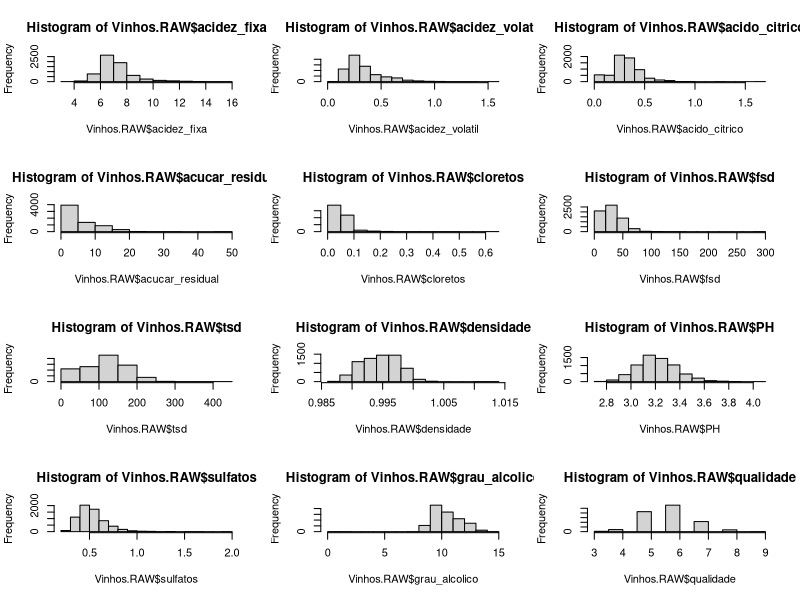
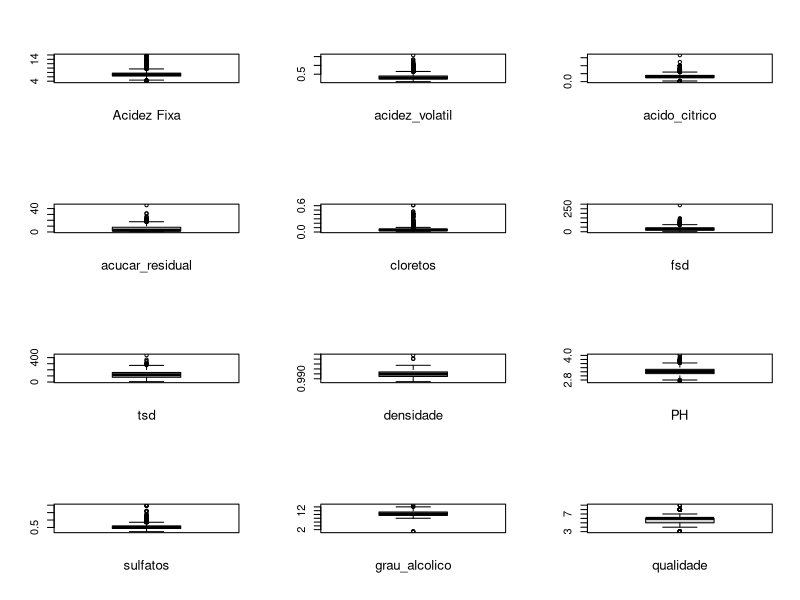

Recreate these plots in R, in order.



Pacotes_Necessarios <- c("ggplot2","readr","dplyr", "corrgram","corrplot", "plotly","skimr","gridExtra","GGally")
lapply(Pacotes_Necessarios, require, character.only = TRUE)

nome_colunas <- c("id",
                  "acidez_fixa",
                  "acidez_volatil",
                  "acido_citrico",
                  "acucar_residual",
                  "cloretos", 
                  "fsd", 
                  "tsd",
                  "densidade",
                  "PH", 
                  "sulfatos",
                  "grau_alcolico",
                  "qualidade",
                  "tipo")

Vinhos.RAW <- read_csv2("./DataSets/BaseWine_Red_e_White.csv" ,col_names = nome_colunas, skip = 1)



par (mfrow=c(4,3))

hist(Vinhos.RAW$acidez_fixa)
hist(Vinhos.RAW$acidez_volatil)
hist(Vinhos.RAW$acido_citrico)
hist(Vinhos.RAW$acucar_residual)
hist(Vinhos.RAW$cloretos)
hist(Vinhos.RAW$fsd)
hist(Vinhos.RAW$tsd)
hist(Vinhos.RAW$densidade)
hist(Vinhos.RAW$PH)
hist(Vinhos.RAW$sulfatos)
hist(Vinhos.RAW$grau_alcolico)
hist(Vinhos.RAW$qualidade)


par (mfrow=c(4,3))

boxplot(Vinhos.RAW$acidez_fixa)       ; mtext("Acidez Fixa" , cex=0.8, side=1, line=2)
boxplot(Vinhos.RAW$acidez_volatil)    ; mtext("acidez_volatil" , cex=0.8, side=1, line=2)
boxplot(Vinhos.RAW$acido_citrico)     ; mtext("acido_citrico" , cex=0.8, side=1, line=2)
boxplot(Vinhos.RAW$acucar_residual)   ; mtext("acucar_residual" , cex=0.8, side=1, line=2)
boxplot(Vinhos.RAW$cloretos)          ; mtext("cloretos" , cex=0.8, side=1, line=2)
boxplot(Vinhos.RAW$fsd)               ; mtext("fsd" , cex=0.8, side=1, line=2)
boxplot(Vinhos.RAW$tsd)               ; mtext("tsd" , cex=0.8, side=1, line=2)
boxplot(Vinhos.RAW$densidade)         ; mtext("densidade" , cex=0.8, side=1, line=2)
boxplot(Vinhos.RAW$PH)                ; mtext("PH" , cex=0.8, side=1, line=2)
boxplot(Vinhos.RAW$sulfatos)          ; mtext("sulfatos" , cex=0.8, side=1, line=2)
boxplot(Vinhos.RAW$grau_alcolico)     ; mtext("grau_alcolico" , cex=0.8, side=1, line=2)
boxplot(Vinhos.RAW$qualidade)         ; mtext("qualidade" , cex=0.8, side=1, line=2)


#claramente é engano nao existe teor alcolico menor que 11 para vinhos 
boxplot.stats(Vinhos.RAW$grau_alcolico)$out  
vinhos_clean <-subset(Vinhos.RAW,grau_alcolico >2)




boxplot.stats(Vinhos.RAW$acidez_fixa)$out
boxplot.stats(Vinhos.RAW$acidez_volatil)$out 
boxplot.stats(Vinhos.RAW$acido_citrico)$out  
boxplot.stats(Vinhos.RAW$acucar_residual)$out
boxplot.stats(Vinhos.RAW$cloretos)$out       
boxplot.stats(Vinhos.RAW$fsd)$out            
boxplot.stats(Vinhos.RAW$tsd)$out            
boxplot.stats(Vinhos.RAW$densidade)$out      
boxplot.stats(Vinhos.RAW$PH)$out             
boxplot.stats(Vinhos.RAW$sulfatos)$out       


  